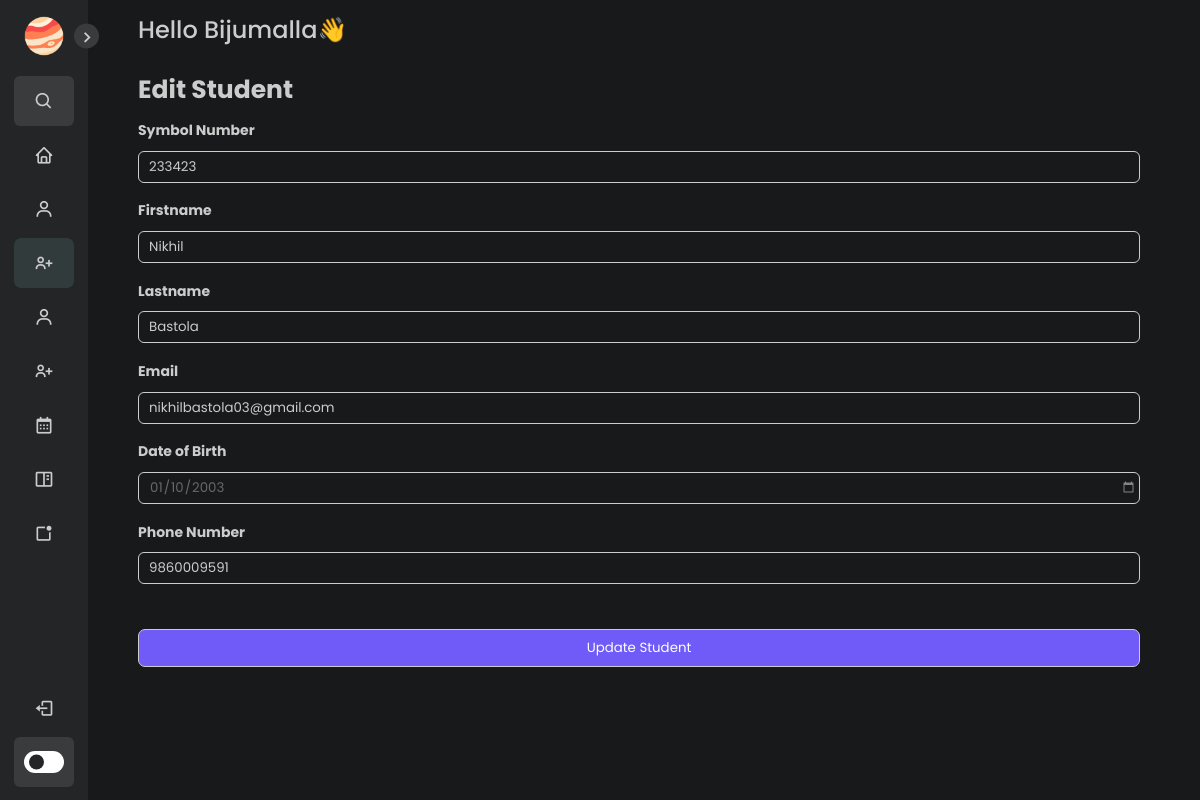
/edit_student.php?student_id=1 (signed in), run on the app's committed database.
### tables this page shows
CREATE TABLE `students` (
  `uid` int(100) NOT NULL,
  `symbolnum` int(55) NOT NULL,
  `fname` varchar(100) NOT NULL,
  `lname` varchar(100) NOT NULL,
  `email` varchar(100) NOT NULL,
  `dob` date NOT NULL,
  `phone` bigint(20) NOT NULL
);

### edit_student.php (the view, shortened to what this page needs)
<?php
if (isset($_SESSION['login_user']) && isset($_SESSION['role'])) {
    if ((time() - $_SESSION['last_login_timestamp']) > 12000) {
        header("location:index.php");
    } else {
?>
<!DOCTYPE html>
<html lang="en">
<head>
    <link rel="stylesheet" href="./assets/css/dashboard.css">
    <link href='https://unpkg.com/boxicons@2.1.1/css/boxicons.min.css' rel='stylesheet'>
    <link rel="stylesheet" href="./assets/css/scrollbar.css">
</head>
<body>
    <nav class="sidebar close">
        <header>
            <div class="image-text">
                <span class="image">
                    <img src="./assets/images/planet.png" alt="">
                </span>
            </div>
            <i class='bx bx-chevron-right toggle'></i>
        </header>
        <div class="menu-bar">
            <div class="menu">
                <li class="search-box">
                    <i class='bx bx-search icon'></i>
                </li>
                <ul class="menu-links">
                    <li class="nav-link">
                        <a href="./dashboard.php">
                            <i class='bx bx-home icon' ></i>
                        </a>
                    </li>
                    <li class="nav-link">
                        <a href="./student.php">
                            <i class='bx bx-user icon' ></i>
                        </a>
                    </li>
                    <li class="nav-link selected">
                        <a href="./add_student.php">
                            <i class='bx bx-user-plus icon' ></i>
                        </a>
                    </li>
                    <li class="nav-link">
                        <a href="./teacher.php">
                            <i class='bx bx-user icon'></i>
                        </a>
                    </li>
                    <li class="nav-link">
                        <a href="./add_teacher.php">
                            <i class='bx bx-user-plus icon' ></i>
                        </a>
                    </li>
                    <li class="nav-link">
                        <a href="./schedule.php">
                            <i class='bx bx-calendar icon' ></i>
                        </a>
                    </li>
                    <li class="nav-link">
                        <a href="./assignment.php">
                            <i class='bx bx-book-content icon' ></i>
                        </a>
                    </li>
                    <li class="nav-link">
                        <a href="./add_notice.php">
                            <i class='bx bx-notification icon'></i>
                        </a>
                    </li>
                </ul>
            </div>
            <div class="bottom-content">
                <li class="">
                    <a href="./components/logout.php?Logout">
                        <i class='bx bx-log-out icon' ></i>
                    </a>
                </li>
                <li class="mode">
                    <div class="toggle-switch">
                        <span class="switch"></span>
                    </div>
                </li>
            </div>
        </div>
    </nav>
    <?php
        require_once("./components/connection.php");
        if (isset($_GET['student_id'])) {
            $student_id = $_GET['student_id'];
            $query = "SELECT * FROM students WHERE uid=$student_id";
            $result = mysqli_query($conn, $query);
            if (mysqli_num_rows($result) > 0) {
                $student_data = mysqli_fetch_assoc($result);
                $symbolnumber = $student_data['symbolnum'];
                $firstname = $student_data['fname'];
                $lastname = $student_data['lname'];
                $email = $student_data['email'];
                $dob = $student_data['dob'];
                $phonenumber = $student_data['phone'];
            } else {
                header("location:../add_student.php");
                exit();
            }
        } else {
            header("location:../add_student.php");
            exit();
        }
    ?>
    <section class="home">
        <div class="text">Hello <?php echo ucwords($_SESSION['login_user']) ?>👋</div>
        <?php
            if($_SESSION['role'] == 'admin' || $_SESSION['role'] == 'teacher') {
        ?>
            <div class="text">
                <div class="add-student-container">
                    <h2 style="font-size: 25px;">Edit Student</h2>
                    <form action="./components/edit_student_data.php" method="POST" class="addstudent">
                        <label for="symbolnumber">Symbol Number</label><br>
                        <input type="number" name="symbolnumber" value="<?php echo $symbolnumber; ?>" id="symbolnumber"><br>
                        <label for="firstname">Firstname</label><br>
                        <input type="text" name="firstname" value="<?php echo $firstname; ?>" id="firstname"><br>
                        <label for="lastname">Lastname</label><br>
                        <input type="text" name="lastname" value="<?php echo $lastname; ?>" id="lastname"><br>
                        <label for="email">Email</label><br>
                        <input type="email" name="email" value="<?php echo $email; ?>" id="email"><br>
                        <label for="dob">Date of Birth</label><br>
                        <input type="date" name="dob" value="<?php echo $dob; ?>" id="dob"><br>
                        <label for="phonenumber">Phone Number</label><br>
                        <input type="number" name="phonenumber" value="<?php echo $phonenumber; ?>" id="phonenumber"><br><br>
                        <button type="submit" name="submit">Update Student</button>
                    </form>
                </div>
            </div>
        <?php
            } else {
        ?>
        <div class="text">
            <span id="permission-text">⛔ Only Admin and Teacher can access this page!</span>
        </div>
        <?php } ?>
    </section>
</body>
</html>
<?php
    }
} else {
    header("location:index.php");
}
?>

### assets/css/dashboard.css (style rules this page uses)
* { margin: 0; padding: 0; box-sizing: border-box; font-family: 'Poppins', sans-serif; -webkit-touch-callout: none; -webkit-user-select: none; -khtml-user-select: none; -moz-user-select: none; -ms-user-select: none; user-select: none; }
:root { --body-color: #18191a; --sidebar-color: #242526; --primary-color: #3a3b3c; --primary-color-light: #3a3b3c; --toggle-color: #fff; --text-color: #ccc; --selected-color: #313b3c; --date-color: #cad2c5; --action-color: #8338ec; --tran-03: all 0.2s ease; --tran-03: all 0.3s ease; --tran-04: all 0.3s ease; --tran-05: all 0.3s ease; }
body { min-height: 100vh; background-color: var(--body-color); transition: var(--tran-05); }
.sidebar { position: fixed; top: 0; left: 0; height: 100%; width: 250px; padding: 10px 14px; background: var(--sidebar-color); transition: var(--tran-05); z-index: 100; }
.sidebar.close { width: 88px; }
.sidebar li { height: 50px; list-style: none; display: flex; align-items: center; margin-top: 4px; }
.sidebar header .image, .sidebar .icon { min-width: 60px; border-radius: 6px; }
.sidebar .icon { min-width: 60px; border-radius: 6px; height: 100%; display: flex; align-items: center; justify-content: center; font-size: 20px; }
.sidebar .text, .sidebar .icon { color: var(--text-color); transition: var(--tran-03); }
.selected { background-color: var(--selected-color); border-radius: 7px; }
.sidebar header { position: relative; }
.sidebar header .image-text { display: flex; align-items: center; }
.sidebar header .image { display: flex; align-items: center; justify-content: center; }
.sidebar header .image img { width: 40px; border-radius: 6px; }
.sidebar header .toggle { position: absolute; top: 50%; right: -25px; transform: translateY(-50%) rotate(180deg); height: 25px; width: 25px; background-color: var(--primary-color); color: var(--sidebar-color); border-radius: 50%; display: flex; align-items: center; justify-content: center; font-size: 22px; cursor: pointer; transition: var(--tran-05); }
.toggle { color: #ccc !important; }
.sidebar.close .toggle { transform: translateY(-50%) rotate(0deg); }
.sidebar .menu { margin-top: 10px; }
.sidebar li.search-box { border-radius: 6px; background-color: var(--primary-color-light); cursor: pointer; transition: var(--tran-05); }
.sidebar li a { list-style: none; height: 100%; background-color: transparent; display: flex; align-items: center; height: 100%; width: 100%; border-radius: 6px; text-decoration: none; transition: var(--tran-03); }
.sidebar .menu-bar { height: calc(100% - 55px); display: flex; flex-direction: column; justify-content: space-between; overflow-y: scroll; }
.sidebar .menu-bar .mode { border-radius: 6px; background-color: var(--primary-color-light); position: relative; transition: var(--tran-05); }
.menu-bar .bottom-content .toggle-switch { position: absolute; right: 0; height: 100%; min-width: 60px; display: flex; align-items: center; justify-content: center; border-radius: 6px; cursor: pointer; }
.toggle-switch .switch { position: relative; height: 22px; width: 40px; border-radius: 25px; background-color: var(--toggle-color); transition: var(--tran-05); }
.switch::before { content: ''; position: absolute; height: 15px; width: 15px; border-radius: 50%; top: 50%; left: 5px; transform: translateY(-50%); background-color: var(--sidebar-color); transition: var(--tran-04); }
.home { position: absolute; top: 0; top: 0; left: 250px; height: 100vh; width: calc(100% - 250px); background-color: var(--body-color); transition: var(--tran-05); }
.home .text { font-size: 24px; font-weight: 500; color: var(--text-color); padding: 12px 60px; }
.sidebar.close ~ .home { left: 78px; height: 100vh; width: calc(100% - 78px); }
.addstudent { position: relative; width: 100%; }
.addstudent > input { background-color: var(--body-color); width: 100%; border: 1px solid var(--text-color); height: 2.4em; border-radius: 6px; padding: 0 0 0 1%; margin: .5em 0; color: var(--text-color); }
.addstudent > button { width: 100%; border: 1px solid var(--text-color); border-radius: 7px; height: 2.9em; background-color: #705af8; color: var(--toggle-color); margin-bottom: .6em; }
.addstudent > label { font-weight: 700; font-size: 14px; }
.addstudent #dob { color: #cccccc70; }

### data on the page
students: symbolnumber "233423", firstname "Nikhil", lastname "Bastola", email "nikhilbastola03@gmail.com", dob "01/10/2003", phonenumber "9860009591"

### other printed values
$_SESSION['login_user'] "Bijumalla"
